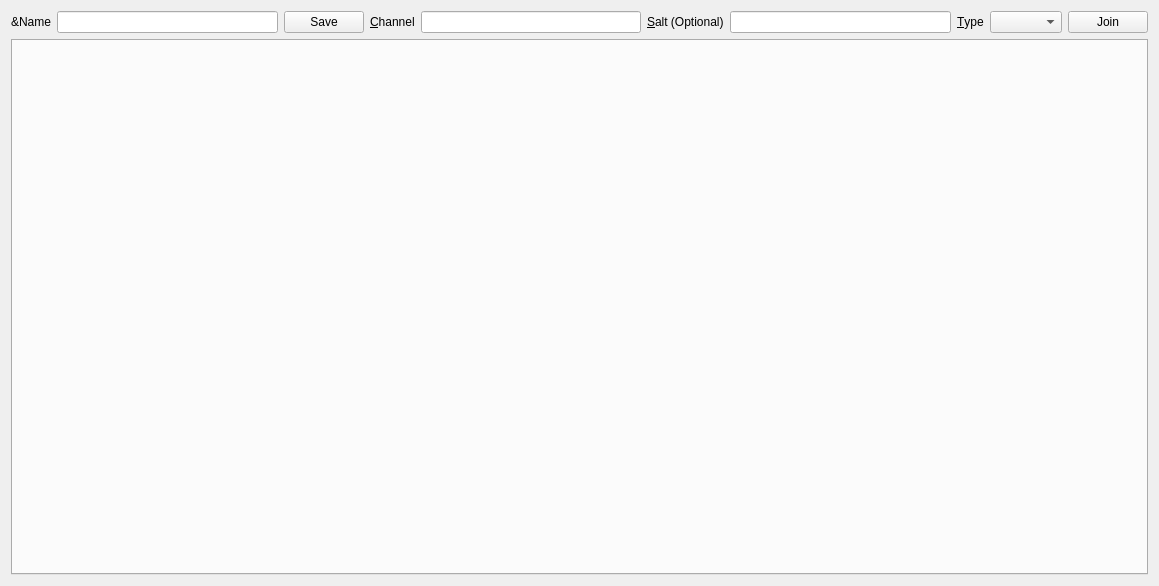
          <widget class="QWidget" name="scrollAreaWidgetContents_3">
           <property name="geometry">
            <rect>
             <x>0</x>
             <y>0</y>
             <width>1159</width>
             <height>586</height>
            </rect>
           </property>
           <layout class="QVBoxLayout" name="verticalLayout_37">
            <item>
             <layout class="QHBoxLayout" name="horizontalLayout_40">
              <item>
               <widget class="QLabel" name="label_32">
                <property name="text">
                 <string>&amp;Name</string>
                </property>
                <property name="buddy">
                 <cstring>nodeName</cstring>
                </property>
               </widget>
              </item>
              <item>
               <widget class="QLineEdit" name="buzzName"/>
              </item>
              <item>
               <widget class="QPushButton" name="saveBuzzName">
                <property name="text">
                 <string>Save</string>
                </property>
               </widget>
              </item>
              <item>
               <widget class="QLabel" name="label_33">
                <property name="text">
                 <string>&amp;Channel</string>
                </property>
                <property name="buddy">
                 <cstring>channel</cstring>
                </property>
               </widget>
              </item>
              <item>
               <widget class="QLineEdit" name="channel"/>
              </item>
              <item>
               <widget class="QLabel" name="label_37">
                <property name="text">
                 <string>&amp;Salt (Optional)</string>
                </property>
                <property name="buddy">
                 <cstring>channelSalt</cstring>
                </property>
               </widget>
              </item>
              <item>
               <widget class="QLineEdit" name="channelSalt"/>
              </item>
              <item>
               <widget class="QLabel" name="label_36">
                <property name="text">
                 <string>&amp;Type</string>
                </property>
                <property name="buddy">
                 <cstring>channelType</cstring>
                </property>
               </widget>
              </item>
              <item>
               <widget class="QComboBox" name="channelType">
                <property name="sizeAdjustPolicy">
                 <enum>QComboBox::AdjustToContents</enum>
                </property>
               </widget>
              </item>
              <item>
               <widget class="QPushButton" name="join">
                <property name="text">
                 <string>Join</string>
                </property>
               </widget>
              </item>
             </layout>
            </item>
            <item>
             <widget class="QTabWidget" name="buzzTab">
              <property name="currentIndex">
               <number>-1</number>
              </property>
              <property name="tabsClosable">
               <bool>true</bool>
              </property>
             </widget>
            </item>
           </layout>
          </widget>
